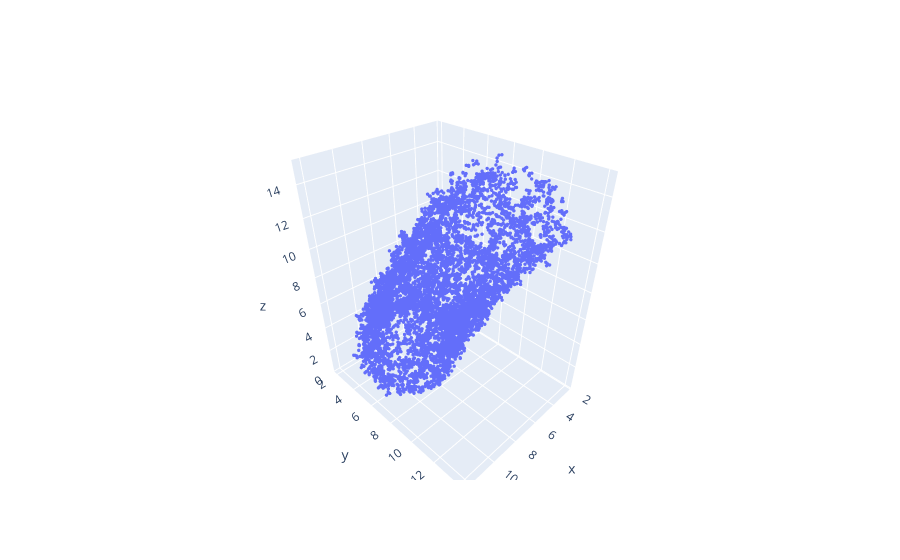

Here is the notebook cell this chart was saved with:
### Code cell
import numpy as np
import plotly.graph_objects as go

# Load and visualize peptide 3D coordinates
coords = np.array([[float(line.split()[i]) for i in [-3,-2,-1]] 
                   for line in open('/home/go73dov/CoarsePep3D/data/synthetic_peptides/nanotubes/nanotube_002.gro').readlines()[2:-1]])
go.Figure(go.Scatter3d(x=coords[:,0], y=coords[:,1], z=coords[:,2], 
                       mode='markers', marker=dict(size=2))).show()

### Figure 1 — Plotly figure (JSON) as saved in the notebook; plotly's stock layout.template omitted (floating-point values rounded to 4 significant figures; data arrays with more than 128 entries replaced by an {"elided": "..."} marker saying what was removed)
{"data": [{"marker": {"size": 2}, "mode": "markers", "type": "scatter3d", "x": {"elided": "8000 float values"}, "y": {"elided": "8000 float values"}, "z": {"elided": "8000 float values"}}], "layout": {}}
